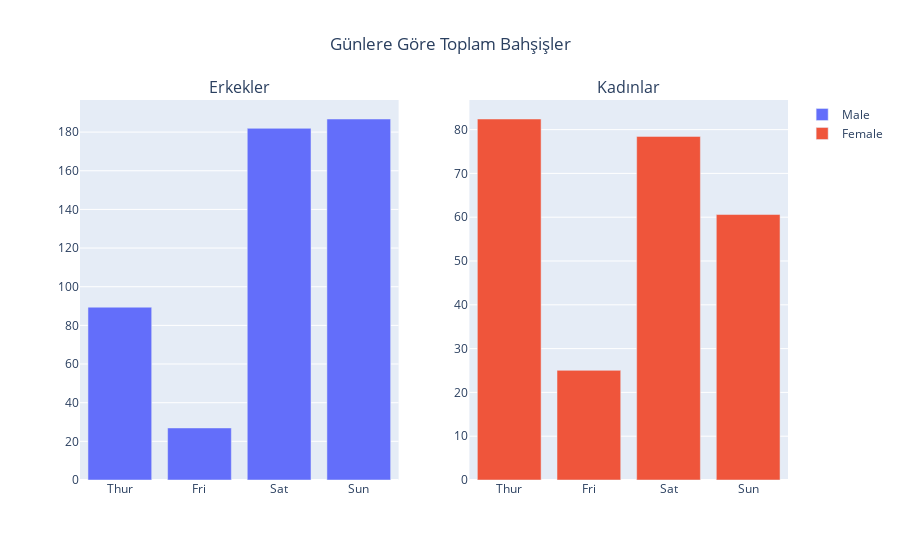

The notebook cell saved with this chart:
### Code cell
fig.add_trace(go.Bar(x=grouped_df[grouped_df['sex'] == 'Male']['day'],
                     y=grouped_df[grouped_df['sex'] == 'Male']['tip'], name='Male'),
              row=1,
              col=1
              )
fig.add_trace(go.Bar(x=grouped_df[grouped_df['sex'] == 'Female']['day'],
                     y=grouped_df[grouped_df['sex'] == 'Female']['tip'], name='Female'), row=1, col=2)

fig.update_layout(title='Günlere Göre Toplam Bahşişler',  # ana grid başlığı
                  title_x=0.5  # ana grid başlık pozisyonu
                  )

### Figure 1 — Plotly figure (JSON) as saved in the notebook; plotly's stock layout.template omitted (floating-point values rounded to 4 significant figures)
{"data": [{"name": "Male", "type": "bar", "x": ["Thur", "Fri", "Sat", "Sun"], "xaxis": "x", "y": [89.41, 26.93, 181.9, 186.8], "yaxis": "y"}, {"name": "Female", "type": "bar", "x": ["Thur", "Fri", "Sat", "Sun"], "xaxis": "x2", "y": [82.42, 25.03, 78.45, 60.61], "yaxis": "y2"}], "layout": {"annotations": [{"font": {"size": 16}, "showarrow": false, "text": "Erkekler", "x": 0.225, "xanchor": "center", "xref": "paper", "y": 1, "yanchor": "bottom", "yref": "paper"}, {"font": {"size": 16}, "showarrow": false, "text": "Kadınlar", "x": 0.775, "xanchor": "center", "xref": "paper", "y": 1, "yanchor": "bottom", "yref": "paper"}], "title": {"text": "Günlere Göre Toplam Bahşişler", "x": 0.5}, "xaxis": {"anchor": "y", "domain": [0, 0.45]}, "xaxis2": {"anchor": "y2", "domain": [0.55, 1]}, "yaxis": {"anchor": "x", "domain": [0, 1]}, "yaxis2": {"anchor": "x2", "domain": [0, 1]}}}
